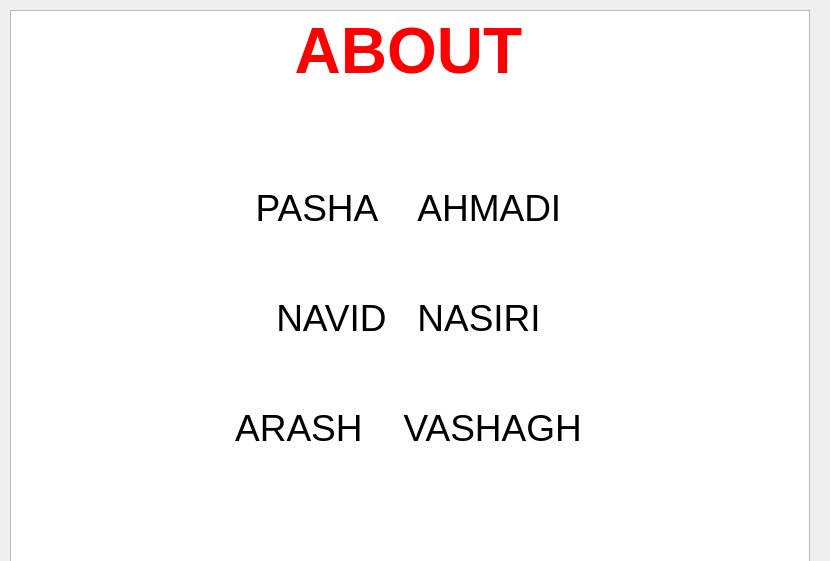
<?xml version="1.0" encoding="UTF-8"?>
<ui version="4.0">
 <class>about</class>
 <widget class="QDialog" name="about">
  <property name="geometry">
   <rect>
    <x>0</x>
    <y>0</y>
    <width>830</width>
    <height>561</height>
   </rect>
  </property>
  <property name="sizePolicy">
   <sizepolicy hsizetype="Fixed" vsizetype="Fixed">
    <horstretch>0</horstretch>
    <verstretch>0</verstretch>
   </sizepolicy>
  </property>
  <property name="windowTitle">
   <string>About</string>
  </property>
  <property name="windowIcon">
   <iconset resource="files.qrc">
    <normaloff>:/icon/images/icons8-about-96.png</normaloff>:/icon/images/icons8-about-96.png</iconset>
  </property>
  <widget class="QTextBrowser" name="textBrowser">
   <property name="geometry">
    <rect>
     <x>10</x>
     <y>10</y>
     <width>800</width>
     <height>600</height>
    </rect>
   </property>
   <property name="html">
    <string>&lt;!DOCTYPE HTML PUBLIC &quot;-//W3C//DTD HTML 4.0//EN&quot; &quot;http://www.w3.org/TR/REC-html40/strict.dtd&quot;&gt;
&lt;html&gt;&lt;head&gt;&lt;meta name=&quot;qrichtext&quot; content=&quot;1&quot; /&gt;&lt;style type=&quot;text/css&quot;&gt;
p, li { white-space: pre-wrap; }
&lt;/style&gt;&lt;/head&gt;&lt;body style=&quot; font-family:'MS Shell Dlg 2'; font-size:7.8pt; font-weight:400; font-style:normal;&quot;&gt;
&lt;p align=&quot;center&quot; style=&quot; margin-top:12px; margin-bottom:12px; margin-left:0px; margin-right:0px; -qt-block-indent:0; text-indent:0px;&quot;&gt;&lt;span style=&quot; font-family:'Blackadder ITC'; font-size:48pt; font-weight:600; color:#ff0000;&quot;&gt;ABOUT&lt;/span&gt;&lt;span style=&quot; font-size:8pt;&quot;&gt; &lt;/span&gt;&lt;/p&gt;
&lt;p align=&quot;center&quot; style=&quot; margin-top:12px; margin-bottom:12px; margin-left:0px; margin-right:0px; -qt-block-indent:0; text-indent:0px;&quot;&gt;&lt;span style=&quot; font-family:'Blackadder ITC'; font-size:48pt; color:#ff0000;&quot;&gt; &lt;/span&gt;&lt;span style=&quot; font-size:8pt;&quot;&gt; &lt;/span&gt;&lt;/p&gt;
&lt;p align=&quot;center&quot; style=&quot; margin-top:12px; margin-bottom:12px; margin-left:0px; margin-right:0px; -qt-block-indent:0; text-indent:0px;&quot;&gt;&lt;span style=&quot; font-family:'Blackadder ITC'; font-size:28pt; color:#000000;&quot;&gt;PASHA    AHMADI&lt;/span&gt;&lt;span style=&quot; font-size:8pt;&quot;&gt; &lt;/span&gt;&lt;/p&gt;
&lt;p align=&quot;center&quot; style=&quot; margin-top:12px; margin-bottom:12px; margin-left:0px; margin-right:0px; -qt-block-indent:0; text-indent:0px;&quot;&gt;&lt;span style=&quot; font-family:'Blackadder ITC'; font-size:28pt; color:#000000;&quot;&gt; &lt;/span&gt;&lt;span style=&quot; font-size:8pt;&quot;&gt; &lt;/span&gt;&lt;/p&gt;
&lt;p align=&quot;center&quot; style=&quot; margin-top:12px; margin-bottom:12px; margin-left:0px; margin-right:0px; -qt-block-indent:0; text-indent:0px;&quot;&gt;&lt;span style=&quot; font-family:'Blackadder ITC'; font-size:28pt; color:#000000;&quot;&gt;NAVID   NASIRI&lt;/span&gt;&lt;span style=&quot; font-size:8pt;&quot;&gt; &lt;/span&gt;&lt;/p&gt;
&lt;p align=&quot;center&quot; style=&quot; margin-top:12px; margin-bottom:12px; margin-left:0px; margin-right:0px; -qt-block-indent:0; text-indent:0px;&quot;&gt;&lt;span style=&quot; font-family:'Blackadder ITC'; font-size:28pt; color:#000000;&quot;&gt; &lt;/span&gt;&lt;span style=&quot; font-size:8pt;&quot;&gt; &lt;/span&gt;&lt;/p&gt;
&lt;p align=&quot;center&quot; style=&quot; margin-top:12px; margin-bottom:12px; margin-left:0px; margin-right:0px; -qt-block-indent:0; text-indent:0px;&quot;&gt;&lt;span style=&quot; font-family:'Blackadder ITC'; font-size:28pt; color:#000000;&quot;&gt;ARASH    VASHAGH&lt;/span&gt;&lt;span style=&quot; font-size:8pt;&quot;&gt; &lt;/span&gt;&lt;/p&gt;
&lt;p align=&quot;center&quot; style=&quot; margin-top:12px; margin-bottom:12px; margin-left:0px; margin-right:0px; -qt-block-indent:0; text-indent:0px;&quot;&gt;&lt;span style=&quot; font-family:'Blackadder ITC'; font-size:28pt; color:#000000;&quot;&gt; &lt;/span&gt;&lt;span style=&quot; font-size:8pt;&quot;&gt; &lt;/span&gt;&lt;/p&gt;&lt;/body&gt;&lt;/html&gt;</string>
   </property>
  </widget>
 </widget>
 <resources>
  <include location="files.qrc"/>
 </resources>
 <connections/>
</ui>
